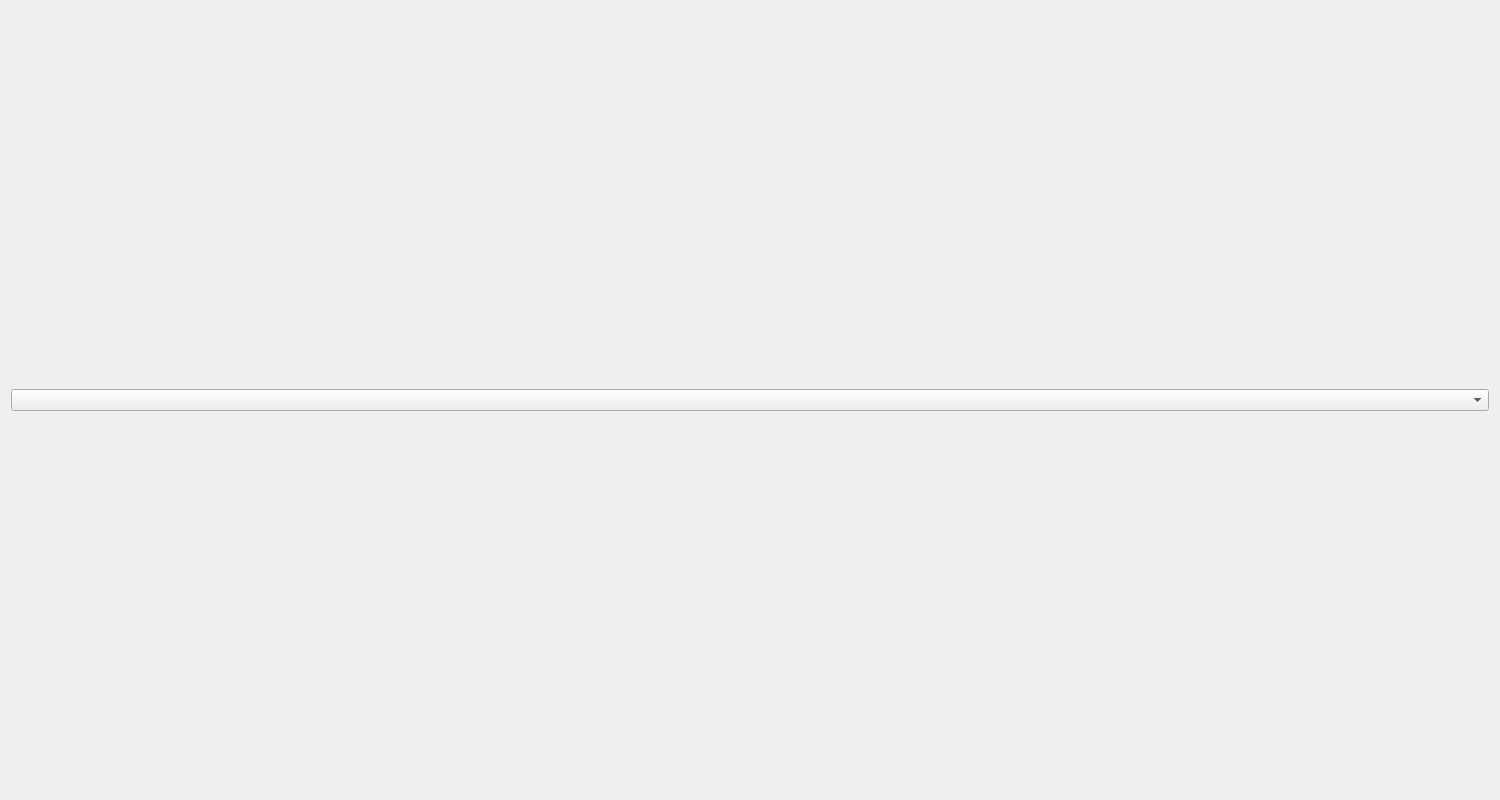
<?xml version="1.0" encoding="UTF-8"?>
<ui version="4.0">
 <class>Dialog</class>
 <widget class="QDialog" name="Dialog">
  <property name="geometry">
   <rect>
    <x>0</x>
    <y>0</y>
    <width>1500</width>
    <height>800</height>
   </rect>
  </property>
  <property name="windowTitle">
   <string>Dialog</string>
  </property>
  <layout class="QVBoxLayout" name="verticalLayout">
   <item>
    <widget class="QComboBox" name="comboBox">
     <property name="sizePolicy">
      <sizepolicy hsizetype="Preferred" vsizetype="Maximum">
       <horstretch>0</horstretch>
       <verstretch>0</verstretch>
      </sizepolicy>
     </property>
    </widget>
   </item>
  </layout>
 </widget>
 <resources/>
 <connections/>
</ui>
